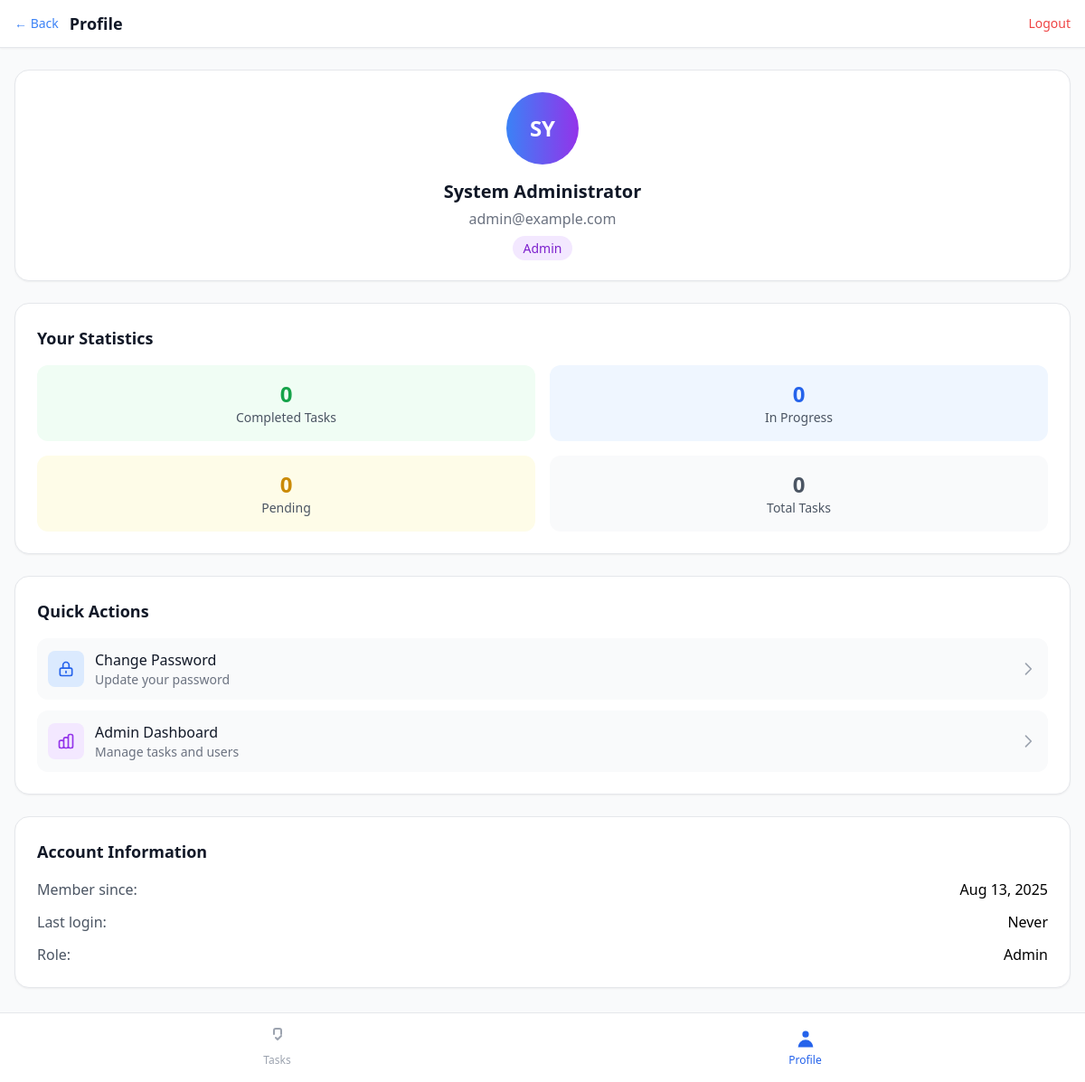
The app's page /profile.php (signed in) with its own data.
### tables this page shows
CREATE TABLE users (
    id INT PRIMARY KEY AUTO_INCREMENT,
    name VARCHAR(100) NOT NULL,
    email VARCHAR(150) UNIQUE NOT NULL,
    password VARCHAR(255) NOT NULL,
    role ENUM('admin','user') DEFAULT 'user',
    avatar VARCHAR(255) NULL,
    phone VARCHAR(20) NULL,
    department VARCHAR(100) NULL,
    is_active BOOLEAN DEFAULT TRUE,
    last_login TIMESTAMP NULL,
    failed_attempts INT DEFAULT 0,
    locked_until TIMESTAMP NULL,
    force_password_change BOOLEAN DEFAULT FALSE,
    created_at TIMESTAMP DEFAULT CURRENT_TIMESTAMP,
    updated_at TIMESTAMP DEFAULT CURRENT_TIMESTAMP ON UPDATE CURRENT_TIMESTAMP,
    
    INDEX idx_email (email),
    INDEX idx_role (role),
    INDEX idx_active (is_active)
);

### includes/functions.php (called while the page is built, shortened)
<?php
require_once 'db.php';
function getUserStats($userId) {
    global $pdo;
    $stmt = $pdo->prepare("
        SELECT
            COUNT(*) as total,
            SUM(CASE WHEN status = 'Pending' THEN 1 ELSE 0 END) as pending,
            SUM(CASE WHEN status = 'On Progress' THEN 1 ELSE 0 END) as in_progress,
            SUM(CASE WHEN status = 'Done' THEN 1 ELSE 0 END) as done,
            SUM(CASE WHEN status = 'Approved' THEN 1 ELSE 0 END) as approved,
            SUM(CASE WHEN status = 'On Hold' THEN 1 ELSE 0 END) as on_hold,
            SUM(CASE WHEN status IN ('Done', 'Approved') THEN 1 ELSE 0 END) as completed,
            AVG(CASE WHEN status IN ('Done', 'Approved') THEN actual_hours END) as avg_completion_time,
            COUNT(CASE WHEN date < CURDATE() AND status NOT IN ('Done', 'Approved') THEN 1 END) as overdue
        FROM tasks
        WHERE assigned_to = ? AND date >= DATE_SUB(CURDATE(), INTERVAL 30 DAY)
    ");
    $stmt->execute([$userId]);
    $stats = $stmt->fetch();
    return $stats;
}
?>

### profile.php (the view, shortened to what this page needs)
<?php
require_once 'includes/db.php';
require_once 'includes/functions.php';
$stmt = $pdo->prepare("SELECT * FROM users WHERE id = ?");
$stmt->execute([$_SESSION['user_id']]);
$user = $stmt->fetch();
$userStats = getUserStats($_SESSION['user_id']);
?>
<!DOCTYPE html>
<html lang="en">
<head>
    <script src="https://cdn.tailwindcss.com"></script>
</head>
<body class="bg-gray-50 min-h-screen pb-20">
    <header class="bg-white shadow-sm border-b">
        <div class="px-4 py-3">
            <div class="flex items-center justify-between">
                <div class="flex items-center space-x-3">
                    <a href="index.php" class="text-blue-500 text-sm">← Back</a>
                    <h1 class="text-lg font-bold text-gray-900">Profile</h1>
                </div>
                <a href="?logout=1" class="text-red-500 text-sm">Logout</a>
            </div>
        </div>
    </header>
    <main class="px-4 py-6 space-y-6">
        <div class="bg-white rounded-2xl p-6 shadow-sm border">
            <div class="text-center">
                <div class="w-20 h-20 bg-gradient-to-r from-blue-500 to-purple-600 rounded-full flex items-center justify-center mx-auto mb-4">
                    <span class="text-white font-bold text-2xl"><?= strtoupper(substr($user['name'], 0, 2)) ?></span>
                </div>
                <h2 class="text-xl font-bold text-gray-900 mb-1"><?= htmlspecialchars($user['name']) ?></h2>
                <p class="text-gray-500 mb-2"><?= htmlspecialchars($user['email']) ?></p>
                <span class="px-3 py-1 text-sm rounded-full font-medium <?= $user['role'] === 'admin' ? 'bg-purple-100 text-purple-700' : 'bg-blue-100 text-blue-700' ?>">
                    <?= ucfirst($user['role']) ?>
                </span>
            </div>
        </div>
        <div class="bg-white rounded-2xl p-6 shadow-sm border">
            <h3 class="text-lg font-semibold text-gray-900 mb-4">Your Statistics</h3>
            <div class="grid grid-cols-2 gap-4">
                <div class="text-center p-4 bg-green-50 rounded-xl">
                    <p class="text-2xl font-bold text-green-600"><?= $userStats['completed'] ?? 0 ?></p>
                    <p class="text-sm text-gray-600">Completed Tasks</p>
                </div>
                <div class="text-center p-4 bg-blue-50 rounded-xl">
                    <p class="text-2xl font-bold text-blue-600"><?= $userStats['in_progress'] ?? 0 ?></p>
                    <p class="text-sm text-gray-600">In Progress</p>
                </div>
                <div class="text-center p-4 bg-yellow-50 rounded-xl">
                    <p class="text-2xl font-bold text-yellow-600"><?= $userStats['pending'] ?? 0 ?></p>
                    <p class="text-sm text-gray-600">Pending</p>
                </div>
                <div class="text-center p-4 bg-gray-50 rounded-xl">
                    <p class="text-2xl font-bold text-gray-600"><?= $userStats['total'] ?? 0 ?></p>
                    <p class="text-sm text-gray-600">Total Tasks</p>
                </div>
            </div>
        </div>
        <div class="bg-white rounded-2xl p-6 shadow-sm border">
            <h3 class="text-lg font-semibold text-gray-900 mb-4">Quick Actions</h3>
            <div class="space-y-3">
                <a href="change-password.php" class="flex items-center justify-between p-3 bg-gray-50 rounded-xl hover:bg-gray-100 transition-colors">
                    <div class="flex items-center space-x-3">
                        <div class="w-10 h-10 bg-blue-100 rounded-lg flex items-center justify-center">
                            <svg class="w-5 h-5 text-blue-600" fill="none" stroke="currentColor" viewBox="0 0 24 24">
                                <path stroke-linecap="round" stroke-linejoin="round" stroke-width="2" d="M12 15v2m-6 4h12a2 2 0 002-2v-6a2 2 0 00-2-2H6a2 2 0 00-2 2v6a2 2 0 002 2zm10-10V7a4 4 0 00-8 0v4h8z"></path>
                            </svg>
                        </div>
                        <div>
                            <p class="font-medium text-gray-900">Change Password</p>
                            <p class="text-sm text-gray-500">Update your password</p>
                        </div>
                    </div>
                    <svg class="w-5 h-5 text-gray-400" fill="none" stroke="currentColor" viewBox="0 0 24 24">
                        <path stroke-linecap="round" stroke-linejoin="round" stroke-width="2" d="M9 5l7 7-7 7"></path>
                    </svg>
                </a>
                <?php if ($user['role'] === 'admin'): ?>
                <a href="admin-dashboard.php" class="flex items-center justify-between p-3 bg-gray-50 rounded-xl hover:bg-gray-100 transition-colors">
                    <div class="flex items-center space-x-3">
                        <div class="w-10 h-10 bg-purple-100 rounded-lg flex items-center justify-center">
                        </div>
                        <div>
                            <p class="font-medium text-gray-900">Admin Dashboard</p>
                            <p class="text-sm text-gray-500">Manage tasks and users</p>
                        </div>
                    </div>
                    <svg class="w-5 h-5 text-gray-400" fill="none" stroke="currentColor" viewBox="0 0 24 24">
                        <path stroke-linecap="round" stroke-linejoin="round" stroke-width="2" d="M9 5l7 7-7 7"></path>
                    </svg>
                </a>
                <?php endif; ?>
            </div>
        </div>
        <div class="bg-white rounded-2xl p-6 shadow-sm border">
            <h3 class="text-lg font-semibold text-gray-900 mb-4">Account Information</h3>
            <div class="space-y-3">
                <div class="flex justify-between">
                    <span class="text-gray-600">Member since:</span>
                    <span class="font-medium"><?= date('M j, Y', strtotime($user['created_at'])) ?></span>
                </div>
                <div class="flex justify-between">
                    <span class="text-gray-600">Last login:</span>
                    <span class="font-medium"><?= $user['last_login'] ? timeAgo($user['last_login']) : 'Never' ?></span>
                </div>
                <div class="flex justify-between">
                    <span class="text-gray-600">Role:</span>
                    <span class="font-medium"><?= ucfirst($user['role']) ?></span>
                </div>
            </div>
        </div>
    </main>
    <nav class="fixed bottom-0 left-0 right-0 bg-white border-t border-gray-200 px-4 py-2">
        <div class="flex justify-around">
            <a href="index.php" class="flex flex-col items-center space-y-1 p-2 text-gray-400 transition-colors">
                <svg class="w-6 h-6" fill="none" stroke="currentColor" viewBox="0 0 24 24">
                    <path stroke-linecap="round" stroke-linejoin="round" stroke-width="2" d="M8 7V3a2 2 0 012-2h4a2 2 0 012 2v4m-6 4l2 2 4-4"></path>
                </svg>
                <span class="text-xs font-medium">Tasks</span>
            </a>
            <a href="profile.php" class="flex flex-col items-center space-y-1 p-2 text-blue-600 transition-colors">
                <svg class="w-6 h-6" fill="currentColor" viewBox="0 0 20 20">
                    <path fill-rule="evenodd" d="M10 9a3 3 0 100-6 3 3 0 000 6zm-7 9a7 7 0 1114 0H3z" clip-rule="evenodd"></path>
                </svg>
                <span class="text-xs font-medium">Profile</span>
            </a>
        </div>
    </nav>
</body>
</html>

### records on screen
users: name "SY", name "System Administrator", email "admin@example.com", role "Admin", created_at "Aug 13, 2025"

### other values on screen
$userStats['completed'] "0"
$userStats['in_progress'] "0"
$userStats['pending'] "0"
$userStats['total'] "0"
